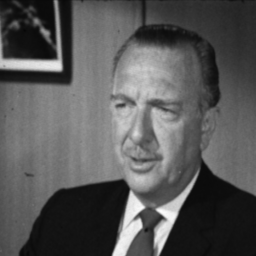
%> input picture man.tiff, 256 x 256 px
$ octave encryption.m   (GNU Octave 9; MATLAB toolbox functions it lacks are replaced by stand-ins)
%> lines starting %> are read from the running program, lines starting %| are printed output that depends on the picture
clear all;
close all;
clc;
%origional image=I
I=imread('man.tiff');
%> I is the input picture: size 256x256 uint8; min 6, max 253, mean 87.3
I=imresize(I,[512,512]);
%> I: size 512x512 uint8
[R,C,Z]=size(I);
%> R = 512; C = 512; Z = 1
if Z==3
    I=rgb2gray(I);
end
%division of I into blocks B of size BxB
B=8;
%NB=number of blocks
NB=floor(R/B)*floor(C/B);
%> NB = 4096
%F=fingureprint image (Binary)
F=uint8(randi([0,1],[1,2*NB]));
%rng is a key given to create a pseudo random matrix M0 and M1
rng(100);
%M0 and M1 are pseudo-random matrix of size RxC
M0=uint8(randi(255,[R,C]));
rng(200);
M1=uint8(randi(255,[R,C]));
K=1;
 E=uint8(zeros(R,C));
for i=1:B:R
    for j=1:B:C
        L=I((i:i+B-1),(j:j+B-1));
        L0=M0((i:i+B-1),(j:j+B-1));
        L1=M1((i:i+B-1),(j:j+B-1));
        B0=F(1,K);
        B1=F(1, (K+1));
        K=K+2;

        %Multi level encryption (XOR) coming up
        L3=bitxor(L0,L1);
        if B0==0 && B1==0
            LE=L3  ;
        elseif B0==0 && B1==1
            LE=bitxor(L,L0);
        elseif B0==1 && B1==0
            LE=bitxor(L,L1);
        else
            LE=bitxor(L,L3);
        end
       E((i:i+B-1),(j:j+B-1))=LE;
    end
end
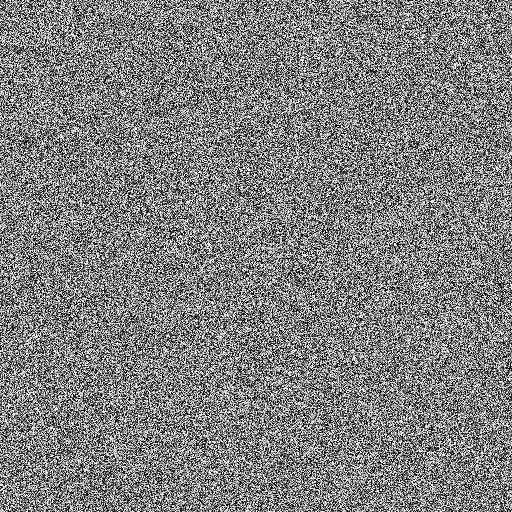
%> E: size 512x512 uint8; min 0, max 255, mean 127.7
%> after the loop, K = 8193; LE = [64 188 223 202 200 97 168 234; 23 101 199 187 179 146 108 209; 147 223 6 27 224 32 227 216; 223 14 232 169 201 69 149 191; 219 77 76 140 24 233 207 162; 128 229 54 53 21 42 226 8; 65 235 171 36 161 73 0 158; 123 7 189 9 183 92 15 237]
imshow(E);

$ run again, with 4.1.04.tiff copied over man.tiff
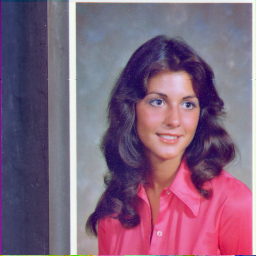
%> input picture 4.1.04.tiff, 256 x 256 px
%> I is the input picture: size 256x256x3 uint8; mean R, G, B 129.2, 99.3, 125.2
%> `I=rgb2gray(I);`:
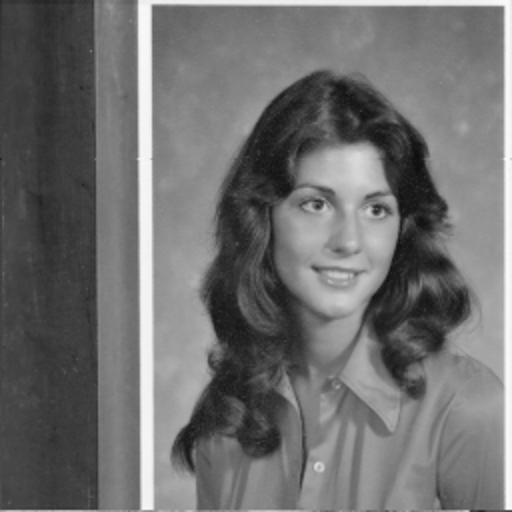
%> I: size 512x512 uint8; min 15, max 254, mean 111.2
%> after the loop `for i=1:B:R`:
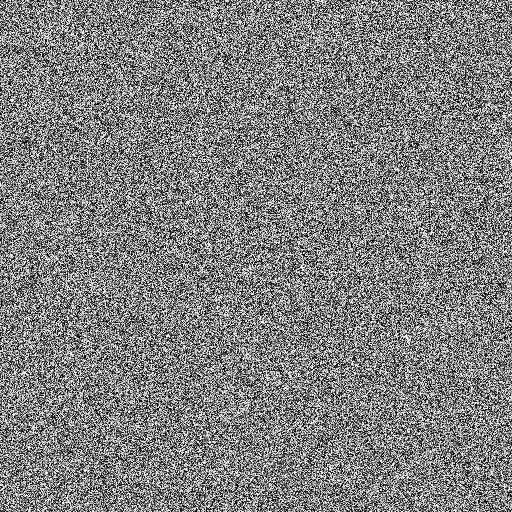
%> E: size 512x512 uint8; min 0, max 255, mean 127.7
%> after the loop `for i=1:B:R`: K = 8193; LE = [64 188 223 202 200 97 168 234; 23 101 199 187 179 146 108 209; 147 223 6 27 224 32 227 216; 223 14 232 169 201 69 149 191; 219 77 76 140 24 233 207 162; 128 229 54 53 21 42 226 8; 65 235 171 36 161 73 0 158; 123 7 189 9 183 92 15 237]

$ run again, with 5.3.01.tiff copied over man.tiff
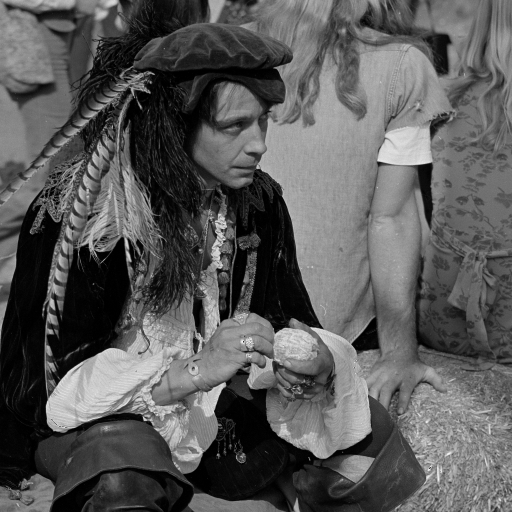
%> input picture 5.3.01.tiff, 1024 x 1024 px (shown at 1/2 size)
%> I is the input picture: size 1024x1024 uint8; min 0, max 255, mean 89
%> `I=imresize(I,[512,512]);`:
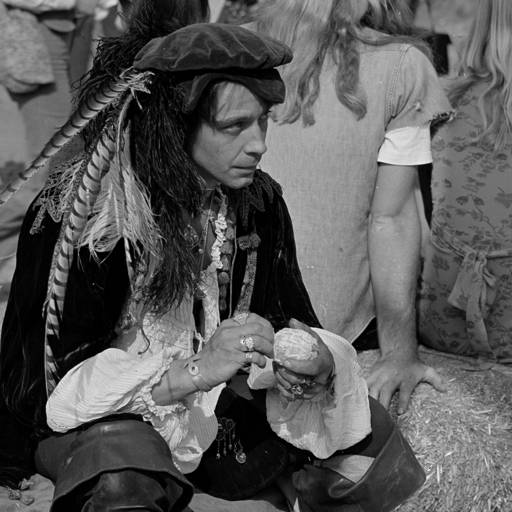
%> I: size 512x512 uint8; min 0, max 244, mean 89
%> after the loop `for i=1:B:R`:
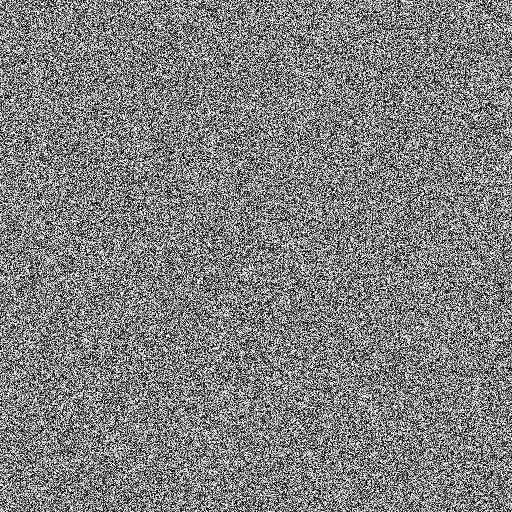
%> E: size 512x512 uint8; min 0, max 255, mean 127.7
%> after the loop `for i=1:B:R`: K = 8193; LE = [64 188 223 202 200 97 168 234; 23 101 199 187 179 146 108 209; 147 223 6 27 224 32 227 216; 223 14 232 169 201 69 149 191; 219 77 76 140 24 233 207 162; 128 229 54 53 21 42 226 8; 65 235 171 36 161 73 0 158; 123 7 189 9 183 92 15 237]
